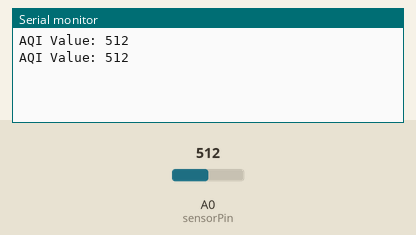
This sketch was run on a simulated Arduino Uno, built with avr-gcc and run on an emulated ATmega328P. On the bench: the last lines printed to the serial monitor. The inputs (shaded band) are chosen by the test bench; at power-on: A0 (sensorPin) = 512.

Above: at 5.8 s.
5.9 s: A0 (sensorPin) set to 716
At 11.4 s:
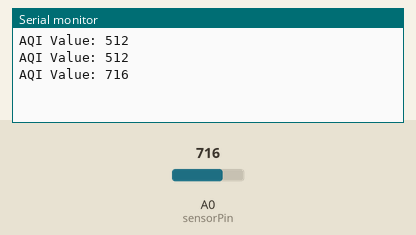
11.9 s: A0 (sensorPin) set to 900
At 16.4 s:
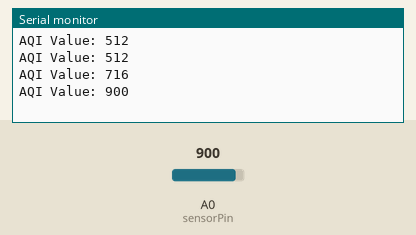
Timing chart, 0 to 17.9 s (numbered marks = the images above; inputs shaded):
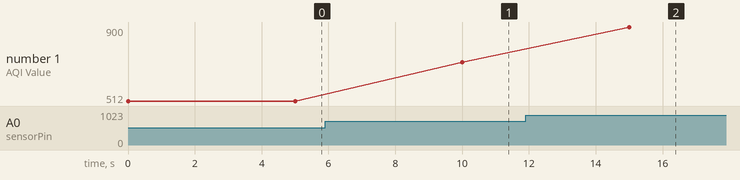

The sketch:

mq135_node.ino
```cpp
// Author: Shaimaa

int sensorPin = A0;      // MQ-135 connected to A0
int sensorValue = 0;     // variable to store sensor value

void setup() {
  Serial.begin(9600);    // start serial communication
}

void loop() {
  sensorValue = analogRead(sensorPin);  // read analog value

  Serial.print("AQI Value: ");
  Serial.println(sensorValue);          // print value

  delay(5000);  // wait 5 seconds (required in project)
}
```

Measured:
- after the input at 5.9 s, the serial monitor: prints a new line after 4.1 s (image 1)
- after the input at 11.9 s, the serial monitor: prints a new line after 3.1 s (image 2)
- plotted number 1: 512 → 716 after the input at 5.9 s, 716 → 900 after the input at 11.9 s
